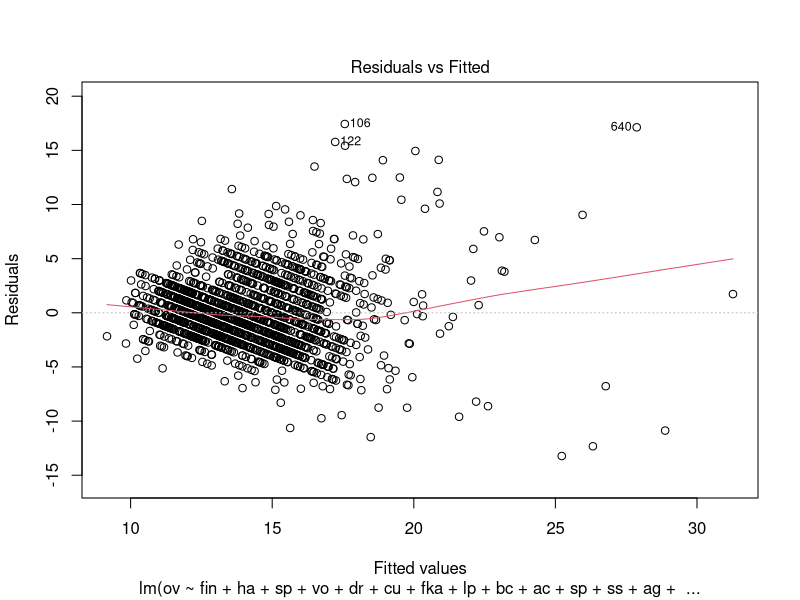
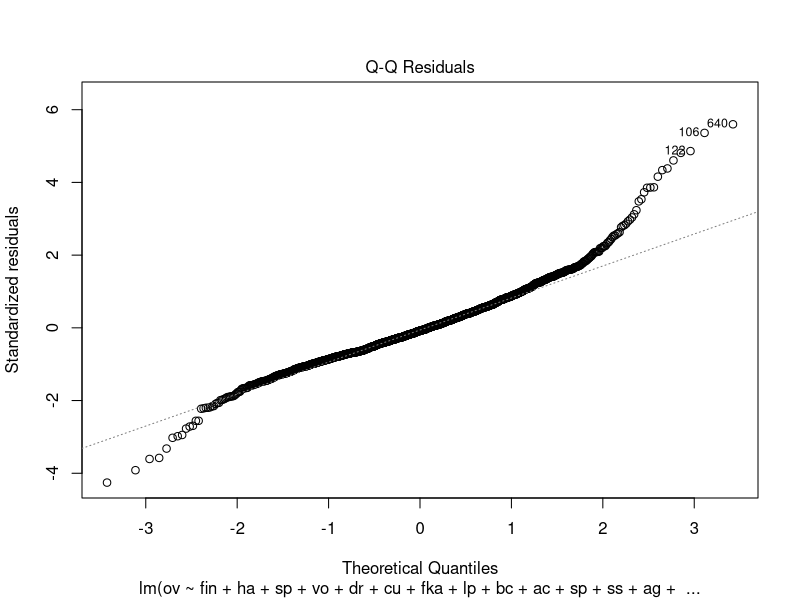
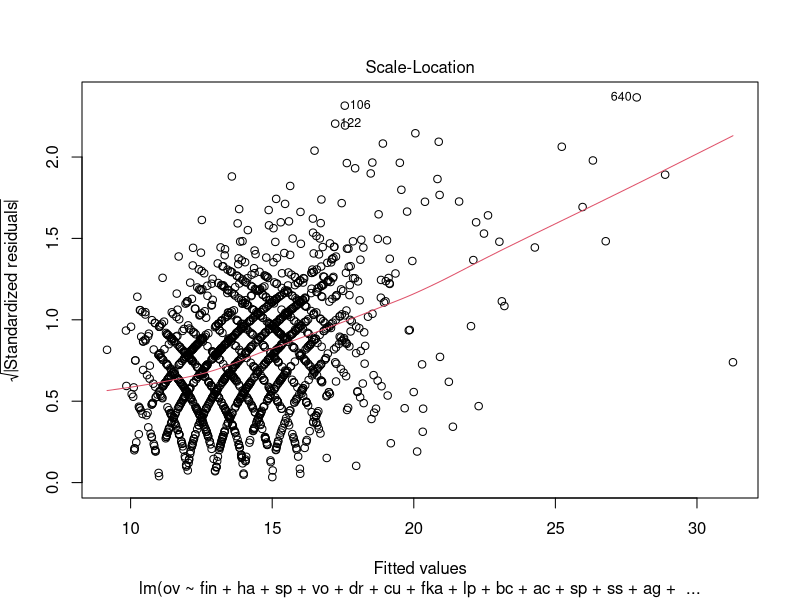
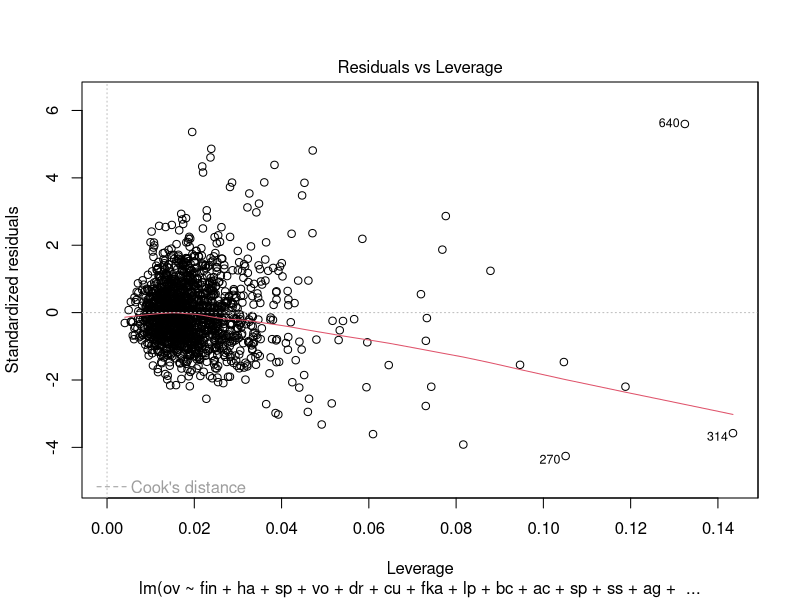

Generate these figures, in order, with R:
df1 <- read.csv('main_goalkeepers.csv')
ov <- df1[["Crossing"]]
fin <- df1[["Finishing"]]
ha <- df1[["HeadingAccuracy"]]
sp <- df1[["ShortPassing"]]
vo <- df1[["Volleys"]]
dr <- df1[["Dribbling"]]
cu <- df1[["Curve"]]
fka <- df1[["FKAccuracy"]]
lp <- df1[["LongPassing"]]
bc <- df1[["BallControl"]]
ac <- df1[["Acceleration"]]
sp <- df1[["ShortPassing"]]
ss <- df1[["SprintSpeed"]]
ag <- df1[["Agility"]]
rea <- df1[["Reactions"]]
ba <- df1[["Balance"]]
sp <- df1[["ShotPower"]]
jmp <- df1[["Jumping"]]
sta <- df1[["Stamina"]]
str <- df1[["Strength"]]
ls <- df1[["LongShots"]]
ag <- df1[["Aggression"]]
int <- df1[["Interceptions"]]
pos <- df1[["Positioning"]]
vis <- df1[["Vision"]]
pen <- df1[["Penalties"]]
com <- df1[["Composure"]]
mar <- df1[["Marking"]]
st1 <- df1[["StandingTackle"]]
st2 <- df1[["SlidingTackle"]]
gk1 <- df1[["GKDiving"]]
gk2 <- df1[["GKHandling"]]
gk3 <- df1[["GKKicking"]]
gk4 <- df1[["GKPositioning"]]
gk5 <- df1[["GKReflexes"]]
Regression <- lm(ov ~ fin+ha+sp+vo+dr+cu+fka+lp+bc+ac+sp+ss+ag+rea+ba+sp+jmp+sta+str+ls+ag+int+pos+vis+pen+com+mar+st1+st2+gk1+gk2+gk3+gk4+gk5)
summary(Regression)
fit <- lm(ov ~ fin+ha+sp+vo+dr+cu+fka+lp+bc+ac+sp+ss+ag+rea+ba+sp+jmp+sta+str+ls+ag+int+pos+vis+pen+com+mar+st1+st2+gk1+gk2+gk3+gk4+gk5)
summary(fit)
plot(fit)
